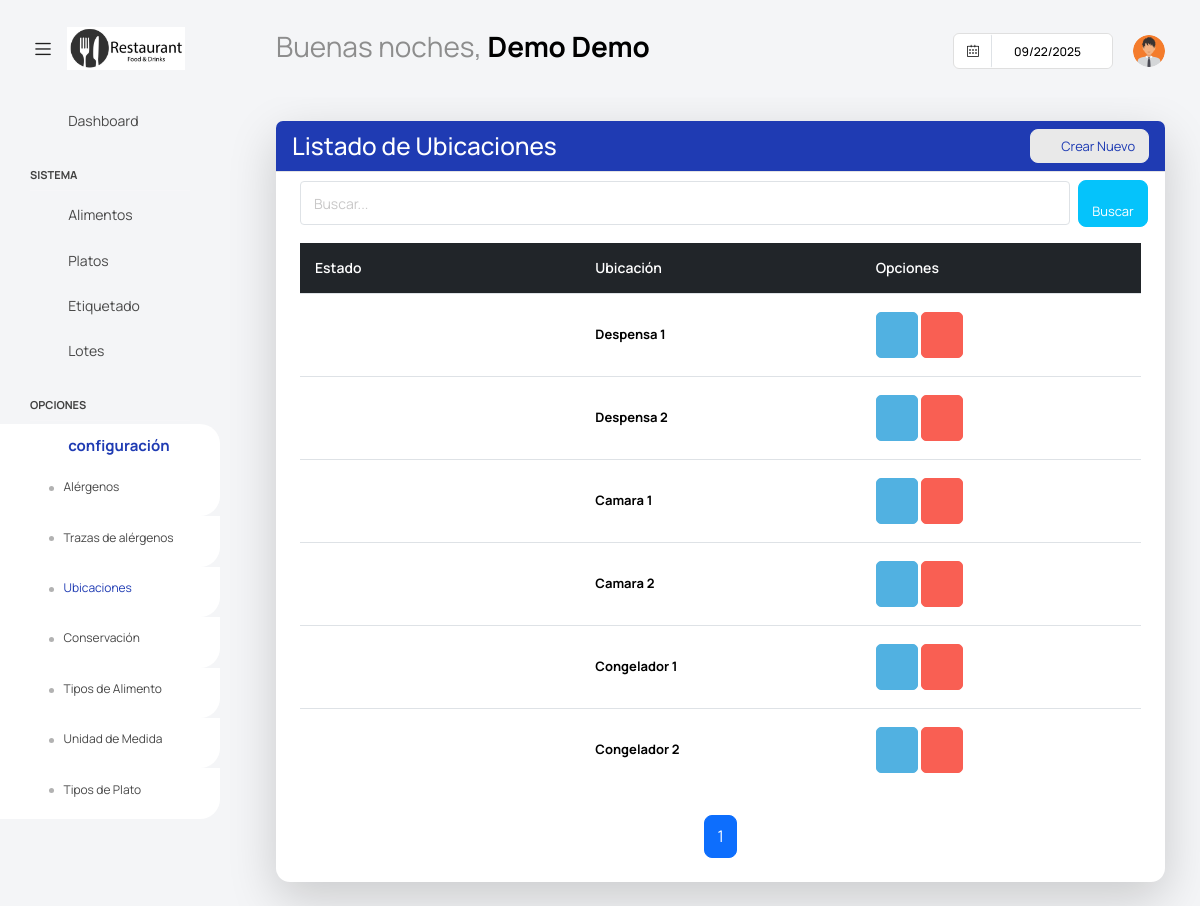
The page /dashuser/lista_localizaciones/ (signed in) on the database its author committed.
### app/super/models.py (models this page shows, shortened)
class UserProfile(models.Model):
    centro = models.ForeignKey('Centros' ,on_delete=models.CASCADE, null=True, blank =True)
    user = models.OneToOneField(User, on_delete=models.CASCADE)
    username = models.CharField(max_length=100)
    password = models.CharField(max_length=100)
    nombre = models.CharField(max_length=100)
    apellidos = models.CharField(max_length=100)
    cargo = models.CharField(max_length=100, blank=True, null=True)
    imagen = models.ImageField(default='users/default.png', upload_to='users/', null=True, blank =True)
    estado =models.BooleanField(default=True)

### app/dashuser/models.py (models this page shows, shortened)
class localizacion  (ModeloBaseCentro):
    localizacion = models.CharField('Localización', max_length=100)
    estado = models. BooleanField(default=True)
    class Meta:
        verbose_name = 'Localización'
        verbose_name_plural = 'Localizaciones'

### app/dashuser/views.py (the view)
# urls.py: path('lista_localizaciones/', LocalizacionList.as_view(), name='LocalizacionList'),
class LocalizacionList(PaginationMixin, LoginRequiredMixin, ListView):
    model = localizacion
    template_name = 'dashuser/listar_localizacion.html'
    context_object_name = 'localizaciones'
    paginate_by = 10  # Número de registros por página
    def get_queryset(self):
        try:
            user_profile = UserProfile.objects.filter(user=self.request.user).first()
            if user_profile and user_profile.centro:
                centro = user_profile.centro
                queryset = localizacion.objects.filter(centro=centro).order_by('id')
                search_query = self.request.GET.get('buscar')
                if search_query:
                    queryset = queryset.filter(
                        Q(localizacion__icontains=search_query)
                    )
                return queryset
            else:
                return localizacion.objects.none()
        except ObjectDoesNotExist:
            return localizacion.objects.none()
    def get_context_data(self, **kwargs):
        context = super().get_context_data(**kwargs)
        context.update(datos_centro(self.request))
        if not context['localizaciones'].exists():
            context['mensaje'] = "No tiene localizaciones asociadas."
        return context

### app/core/mixins.py (called while the page is built)
    def get_context_data(self, **kwargs):
        context = super().get_context_data(**kwargs)
        page_obj = context.get('page_obj')
        if page_obj:
            current_page = page_obj.number
            total_pages = page_obj.paginator.num_pages
            window = self.pagination_window_size
            if total_pages <= (window * 2) + 1:
                context['custom_page_range'] = range(1, total_pages + 1)
            elif current_page <= window:
                context['custom_page_range'] = range(1, (window * 2) + 2)
            elif current_page >= total_pages - window:
                context['custom_page_range'] = range(total_pages - (window * 2), total_pages + 1)
            else:
                context['custom_page_range'] = range(current_page - window, current_page + window + 1)
        return context

### templates/dashuser/listar_localizacion.html (shortened to what this page needs)
{% extends "base.html" %}
{% block content %}
<div class="content-wrapper">
    <div class="card shadow-lg">
        <div class="card-header bg-primary text-white d-flex justify-content-between align-items-center">
            <h3 class="m-0">Listado de Ubicaciones</h3>
            <a class="btn btn-light btn-sm text-primary rounded" onclick="abrir_modal_edicion('{% url 'dashuser:LocalizacionCreate' %}')">
                <i class="fa fa-plus-circle"></i>&nbsp; Crear Nuevo
            </a>
        </div>
        <div class="card-body">
            <form method="get" class="row g-2 align-items-center">
                <div class="col-md-11">
                    <input type="text" class="form-control form-control-sm" placeholder="Buscar..." name="buscar">
                </div>
                <div class="col-md-1 d-flex justify-content">
                    <button type="submit" class="btn btn-secondary btn-sm rounded" >
                        <i class="fa fa-search"></i>&nbsp; Buscar
                    </button>
                </div>
            </form>
            {% if localizaciones %}
            <div class="table-wrapper">
                <table class="table table-hover tabla-responsive align-middle" style="table-layout: fixed;">
                    <thead class="table-dark">
                        <tr>
                            <th>Estado</th>
                            <th>Ubicación</th>
                            <th>Opciones</th>
                        </tr>
                    </thead>
                    <tbody>
                        {% for localizacion in localizaciones %}
                        <tr>
                            <td data-label="Estado">
                                {% if localizacion.estado %}
                                    <i class="fa fa-circle text-success fs-6"></i>
                                {% else %}
                                    <i class="fa fa-circle text-danger fs-6"></i>
                                {% endif %}
                            </td>
                            <td data-label="Ubicación" class="fw-bold">{{ localizacion.localizacion }}</td>
                            <td data-label="Opciones">
                                <a class="btn btn-info" style="--bs-btn-padding-y: 14px; --bs-btn-padding-x: 14px;" onclick="abrir_modal_edicion('{% url 'dashuser:LocalizacionUpdate' localizacion.id %}')" data-toggle="tooltip" title="Editar Ubicación">
                                    <i class="fa fa-pencil"></i>
                                </a>
                                <a class="btn btn-danger" style="--bs-btn-padding-y: 14px; --bs-btn-padding-x: 14px;" onclick="abrir_modal_edicion('{% url 'dashuser:LocalizacionDelete' localizacion.id %}')" data-toggle="tooltip" title="Eliminar Ubicación">
                                    <i class="fa fa-trash"></i>
                                </a>
                            </td>
                        </tr>
                        {% endfor %}
                    </tbody>
                </table>
            </div>
            {% include "core/pagination.html" %}
            {% else %}
            <div class="alert alert-warning text-center mt-3">
                <i class="fa fa-exclamation-circle"></i> No se encontraron ubicaciones.
            </div>
            {% endif %}
        </div>
</div>
{% endblock content %}

### templates/base.html (shortened to what this page needs)
{% load static %}
<html lang="es">
<head>
  <link href={% static "vendor/feather/feather.css" %} rel="stylesheet">
  <link href={% static "vendor/mdi/css/materialdesignicons.min.css" %} rel="stylesheet">
  <link href={% static "vendor/ti-icons/css/themify-icons.css" %} rel="stylesheet">
  <link href={% static "vendor/font-awesome/css/font-awesome.min.css" %} rel="stylesheet">
  <link href={% static "vendor/typicons/typicons.css" %} rel="stylesheet">
  <link href={% static "vendor/simple-line-icons/css/simple-line-icons.css" %} rel="stylesheet">
  <link href={% static "vendor/css/vendor.bundle.base.css" %} rel="stylesheet">
  <link href={% static "vendor/bootstrap-datepicker/bootstrap-datepicker.min.css" %} rel="stylesheet">
  <link href={% static "js/select.dataTables.min.css" %} rel="stylesheet" type="text/css" >
  <link rel="stylesheet" href={% static "css/style.css" %}>
</head>
  <body class="with-welcome-text">
    <div class="container-scroller">
      <nav class="navbar default-layout col-lg-12 col-12 p-0 fixed-top d-flex align-items-top flex-row">
        <div class="text-center navbar-brand-wrapper d-flex align-items-center justify-content-start">
          <div class="me-3">
            <button class="navbar-toggler navbar-toggler align-self-center" type="button" data-bs-toggle="minimize">
              <span class="icon-menu"></span>
            </button>
          </div>
          <div>
            <a class="navbar-brand brand-logo" href="index.html">
              <img src="{{ imagen_centro_url }}" style="width:150px !important; height:auto;" alt="{{ centro.nombre }}">
            </a>
          </div>
        </div>
        <div class="navbar-menu-wrapper d-flex align-items-top">
          <ul class="navbar-nav">
            <li class="nav-item fw-semibold d-none d-lg-block ms-0">
              <h1 class="welcome-text">{{ saludo }}, <span class="text-black fw-bold">{{ nombre }} {{ apellidos }}</span></h1>
          </ul>
          <ul class="navbar-nav ms-auto">
            <li class="nav-item d-none d-lg-block">
              <div id="datepicker-popup" class="input-group date datepicker navbar-date-picker">
                <span class="input-group-addon input-group-prepend border-right">
                  <span class="icon-calendar input-group-text calendar-icon"></span>
                </span>
                <input type="text" class="form-control">
              </div>
            </li>
            <li class="nav-item dropdown d-none d-lg-block user-dropdown">
              <a class="nav-link" id="UserDropdown" href="#" data-bs-toggle="dropdown" aria-expanded="false">
                <img class="img-xs rounded-circle" src="{{ imagen_user_url }}" alt="Profile image"> </a>
            </li>
          </ul>
        </div>
      </nav>
    <div class="container-fluid page-body-wrapper">
      <nav class="sidebar sidebar-offcanvas" id="sidebar">
        <ul class="nav">
          <li class="nav-item">
            <a class="nav-link" href="{% url 'dashuser:home' %}">
              <i class="mdi mdi-grid-large menu-icon"></i>
              <span class="menu-title">Dashboard</span>
            </a>
          </li>
          <li class="nav-item nav-category">Sistema</li>
            <li class="nav-item">
              <a class="nav-link" href="{% url 'dashuser:AlimentoList' %}">
                <i class="menu-icon mdi mdi-food-variant"></i>
                <span class="menu-title">Alimentos</span>
              </a>
            </li>
            <li class="nav-item">
              <a class="nav-link" href="{% url 'platos:PlatoList' %}">
                <i class="menu-icon mdi mdi-food-turkey"></i>
                <span class="menu-title">Platos</span>
              </a>
            </li>
            <li class="nav-item">
              <a class="nav-link" href="{% url 'platos:generar_etiqueta' %}">
                <i class="menu-icon mdi mdi-tag"></i>
                <span class="menu-title">Etiquetado</span>
              </a>
            </li>
            <li class="nav-item">
              <a class="nav-link" href="{% url 'platos:LotesResumenListView' %}">
                <i class="menu-icon mdi mdi-package-variant"></i>
                <span class="menu-title">Lotes</span>
              </a>
            </li>
          <li class="nav-item nav-category">Opciones</li>
            <li class="nav-item">
              <a class="nav-link" data-bs-toggle="collapse" href="#confi" aria-expanded="false" aria-controls="confi">
                <i class="menu-icon mdi mdi-filter"></i>
                <span class="menu-title">configuración</span>
                <i class="menu-arrow"></i>
              </a>
              <div class="collapse" id="confi">
                <ul class="nav flex-column sub-menu">
                  <li class="nav-item"> <a class="nav-link" href="{% url 'dashuser:AlergenosList' %}">Alérgenos</a></li>
                </ul>
                <ul class="nav flex-column sub-menu">
                  <li class="nav-item"> <a class="nav-link" href="{% url 'dashuser:TrazasList' %}">Trazas de alérgenos</a></li>
                </ul>
                <ul class="nav flex-column sub-menu">
                  <li class="nav-item"> <a class="nav-link" href="{% url 'dashuser:LocalizacionList' %}">Ubicaciones</a></li>
                </ul>
                <ul class="nav flex-column sub-menu">
                  <li class="nav-item"> <a class="nav-link" href="{% url 'dashuser:ConservacionList' %}">Conservación</a></li>
                </ul>
                <ul class="nav flex-column sub-menu">
                  <li class="nav-item"> <a class="nav-link" href="{% url 'dashuser:TipoAlimentoList' %}">Tipos de Alimento</a></li>
                </ul>
                <ul class="nav flex-column sub-menu">
                  <li class="nav-item"> <a class="nav-link" href="{% url 'dashuser:UnidadDeMedidaList' %}">Unidad de Medida</a></li>
                </ul>
                <ul class="nav flex-column sub-menu">
                  <li class="nav-item"> <a class="nav-link" href="{% url 'platos:TipoPlatoList' %}">Tipos de Plato</a></li>
                </ul>
              </div>
            </li>
        </ul>
      </nav>
      <div class="main-panel">
          {% block content %}
          {% endblock content %}
      </div>
  </div>
</body>
</html>

### rows shown on the page
UserProfile: nombre "Demo", apellidos "Demo"
localizacion: estado True (drawn), localizacion "Despensa 1"
localizacion: estado True (drawn), localizacion "Despensa 2"
localizacion: estado True (drawn), localizacion "Camara 1"
localizacion: estado True (drawn), localizacion "Camara 2"
localizacion: estado True (drawn), localizacion "Congelador 1"
localizacion: estado True (drawn), localizacion "Congelador 2"

### other values the page prints
{{ saludo }} "Buenas noches"
{{ page }} "1"
